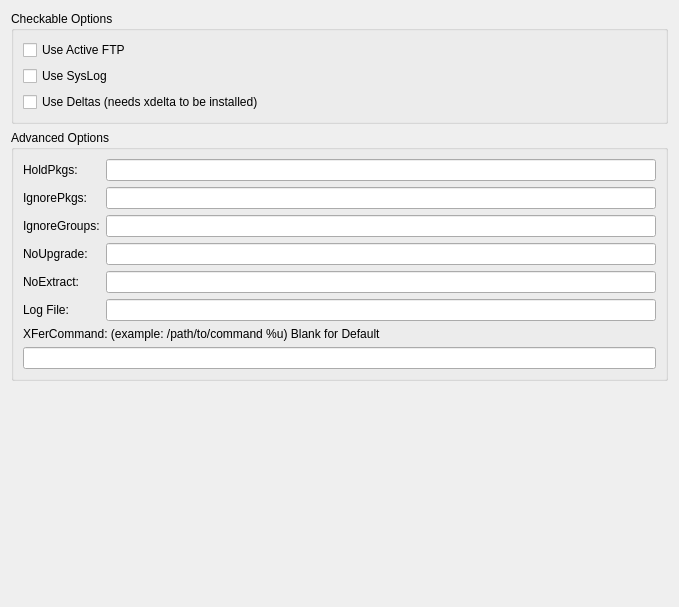
     <widget class="QWidget" name="Seite_2" >
      <property name="geometry" >
       <rect>
        <x>0</x>
        <y>0</y>
        <width>679</width>
        <height>607</height>
       </rect>
      </property>
      <layout class="QGridLayout" >
       <item row="0" column="0" >
        <widget class="QGroupBox" name="groupBox_2" >
         <property name="sizePolicy" >
          <sizepolicy vsizetype="Preferred" hsizetype="Preferred" >
           <horstretch>0</horstretch>
           <verstretch>0</verstretch>
          </sizepolicy>
         </property>
         <property name="title" >
          <string>Checkable Options</string>
         </property>
         <layout class="QGridLayout" >
          <item row="0" column="0" >
           <widget class="QCheckBox" name="noPassiveFtpBox" >
            <property name="text" >
             <string>Use Active FTP</string>
            </property>
           </widget>
          </item>
          <item row="2" column="0" >
           <widget class="QCheckBox" name="useDeltaBox" >
            <property name="text" >
             <string>Use Deltas (needs xdelta to be installed)</string>
            </property>
           </widget>
          </item>
          <item row="1" column="0" >
           <widget class="QCheckBox" name="sysLogBox" >
            <property name="text" >
             <string>Use SysLog</string>
            </property>
           </widget>
          </item>
         </layout>
        </widget>
       </item>
       <item row="1" column="0" >
        <widget class="QGroupBox" name="groupBox_3" >
         <property name="title" >
          <string>Advanced Options</string>
         </property>
         <layout class="QGridLayout" >
          <item row="0" column="0" >
           <layout class="QVBoxLayout" >
            <item>
             <layout class="QGridLayout" >
              <item row="0" column="0" >
               <widget class="QLabel" name="label" >
                <property name="text" >
                 <string>HoldPkgs:</string>
                </property>
               </widget>
              </item>
              <item row="0" column="1" >
               <widget class="QLineEdit" name="holdPkgLine" />
              </item>
              <item row="1" column="0" >
               <widget class="QLabel" name="label_2" >
                <property name="text" >
                 <string>IgnorePkgs:</string>
                </property>
               </widget>
              </item>
              <item row="1" column="1" >
               <widget class="QLineEdit" name="ignorePkgLine" />
              </item>
              <item row="2" column="0" >
               <widget class="QLabel" name="label_3" >
                <property name="text" >
                 <string>IgnoreGroups:</string>
                </property>
               </widget>
              </item>
              <item row="2" column="1" >
               <widget class="QLineEdit" name="ignoreGrpsLine" />
              </item>
              <item row="3" column="0" >
               <widget class="QLabel" name="label_4" >
                <property name="text" >
                 <string>NoUpgrade:</string>
                </property>
               </widget>
              </item>
              <item row="3" column="1" >
               <widget class="QLineEdit" name="noUpgradeLine" />
              </item>
              <item row="4" column="0" >
               <widget class="QLabel" name="label_5" >
                <property name="text" >
                 <string>NoExtract:</string>
                </property>
               </widget>
              </item>
              <item row="4" column="1" >
               <widget class="QLineEdit" name="noExtractLine" />
              </item>
              <item row="5" column="0" >
               <widget class="QLabel" name="label_20" >
                <property name="text" >
                 <string>Log File:</string>
                </property>
               </widget>
              </item>
              <item row="5" column="1" >
               <widget class="QLineEdit" name="logFileLine" />
              </item>
             </layout>
            </item>
            <item>
             <layout class="QVBoxLayout" >
              <item>
               <widget class="QLabel" name="label_6" >
                <property name="text" >
                 <string>XFerCommand: (example: /path/to/command %u) Blank for Default</string>
                </property>
               </widget>
              </item>
              <item>
               <widget class="QLineEdit" name="xFerCommandLine" />
              </item>
             </layout>
            </item>
           </layout>
          </item>
         </layout>
        </widget>
       </item>
       <item row="2" column="0" >
        <spacer>
         <property name="orientation" >
          <enum>Qt::Vertical</enum>
         </property>
         <property name="sizeHint" stdset="0" >
          <size>
           <width>20</width>
           <height>40</height>
          </size>
         </property>
        </spacer>
       </item>
      </layout>
     </widget>
